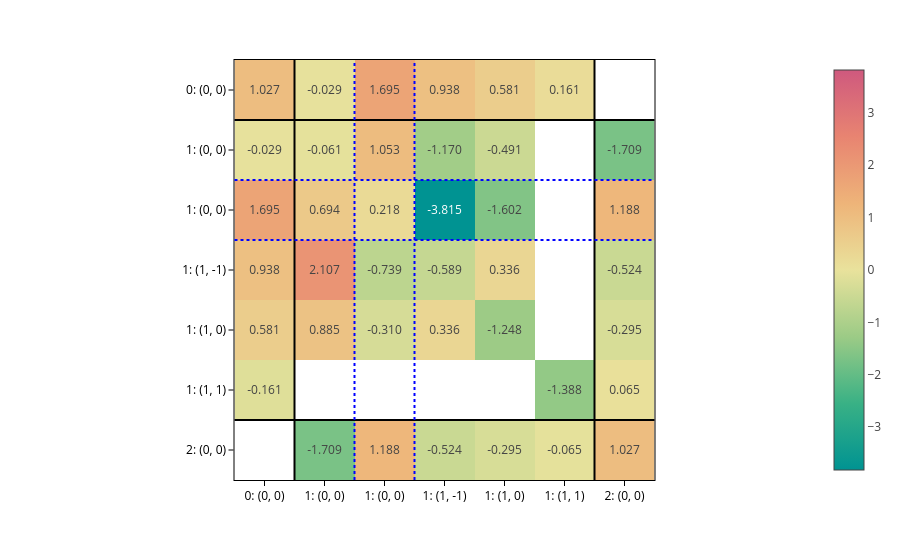

The notebook cell this image was saved under:
### Markdown cell above
And we also provide `plot_basis_matrix`, a nice tool to quickly visualize the matrix and understand what you got.

### Code cell
from graph2mat.tools.viz import plot_basis_matrix

plot_basis_matrix(
    matrix,
    config,
    point_lines={"color": "black"},
    basis_lines={"color": "blue"},
    colorscale="temps",
    text=".3f",
    basis_labels=True,
)

### Figure 1 — Plotly figure (JSON) as saved in the notebook; plotly's stock layout.template omitted (floating-point values rounded to 4 significant figures)
{"data": [{"coloraxis": "coloraxis", "hovertemplate": "x: %{x}<br>y: %{y}<br>color: %{z}<extra></extra>", "name": "0", "texttemplate": "%{z:.3f}", "type": "heatmap", "xaxis": "x", "yaxis": "y", "z": [[1.027, -0.0286, 1.695, 0.9379, 0.5811, 0.1613, NaN], [-0.0286, -0.06092, 1.053, -1.17, -0.4914, NaN, -1.709], [1.695, 0.6941, 0.2181, -3.815, -1.602, NaN, 1.188], [0.9379, 2.107, -0.7386, -0.589, 0.3357, NaN, -0.5236], [0.5811, 0.8848, -0.3101, 0.3357, -1.248, NaN, -0.2947], [-0.1613, NaN, NaN, NaN, NaN, -1.388, 0.0645], [NaN, -1.709, 1.188, -0.5236, -0.2947, -0.0645, 1.027]]}], "layout": {"coloraxis": {"cmid": 0, "colorscale": [[0, "rgb(0, 147, 146)"], [0.1667, "rgb(57, 177, 133)"], [0.3333, "rgb(156, 203, 134)"], [0.5, "rgb(233, 226, 156)"], [0.6667, "rgb(238, 180, 121)"], [0.8333, "rgb(232, 132, 113)"], [1, "rgb(207, 89, 126)"]]}, "margin": {"t": 60}, "shapes": [{"line": {"color": "black"}, "type": "line", "x0": 0, "x1": 1, "xref": "x domain", "y0": 0.5, "y1": 0.5, "yref": "y"}, {"line": {"color": "black"}, "type": "line", "x0": 0.5, "x1": 0.5, "xref": "x", "y0": 0, "y1": 1, "yref": "y domain"}, {"line": {"color": "black"}, "type": "line", "x0": 0, "x1": 1, "xref": "x domain", "y0": 5.5, "y1": 5.5, "yref": "y"}, {"line": {"color": "black"}, "type": "line", "x0": 5.5, "x1": 5.5, "xref": "x", "y0": 0, "y1": 1, "yref": "y domain"}, {"line": {"color": "blue", "dash": "dot"}, "type": "line", "x0": 0, "x1": 1, "xref": "x domain", "y0": 1.5, "y1": 1.5, "yref": "y"}, {"line": {"color": "blue", "dash": "dot"}, "type": "line", "x0": 1.5, "x1": 1.5, "xref": "x", "y0": 0, "y1": 1, "yref": "y domain"}, {"line": {"color": "blue", "dash": "dot"}, "type": "line", "x0": 0, "x1": 1, "xref": "x domain", "y0": 2.5, "y1": 2.5, "yref": "y"}, {"line": {"color": "blue", "dash": "dot"}, "type": "line", "x0": 2.5, "x1": 2.5, "xref": "x", "y0": 0, "y1": 1, "yref": "y domain"}], "xaxis": {"anchor": "y", "constrain": "domain", "domain": [0, 1], "scaleanchor": "y", "ticktext": ["0: (0, 0)", "1: (0, 0)", "1: (0, 0)", "1: (1, -1)", "1: (1, 0)", "1: (1, 1)", "2: (0, 0)"], "tickvals": [0, 1, 2, 3, 4, 5, 6]}, "yaxis": {"anchor": "x", "autorange": "reversed", "constrain": "domain", "domain": [0, 1], "ticktext": ["0: (0, 0)", "1: (0, 0)", "1: (0, 0)", "1: (1, -1)", "1: (1, 0)", "1: (1, 1)", "2: (0, 0)"], "tickvals": [0, 1, 2, 3, 4, 5, 6]}}}
